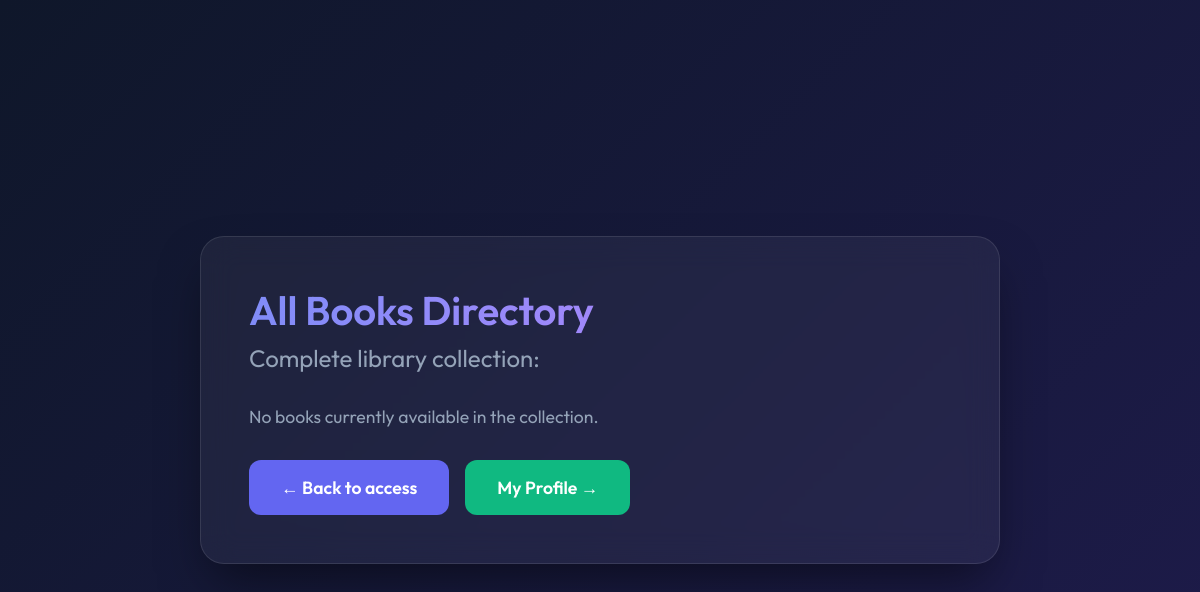
The page /books/ on the database as committed earlier.
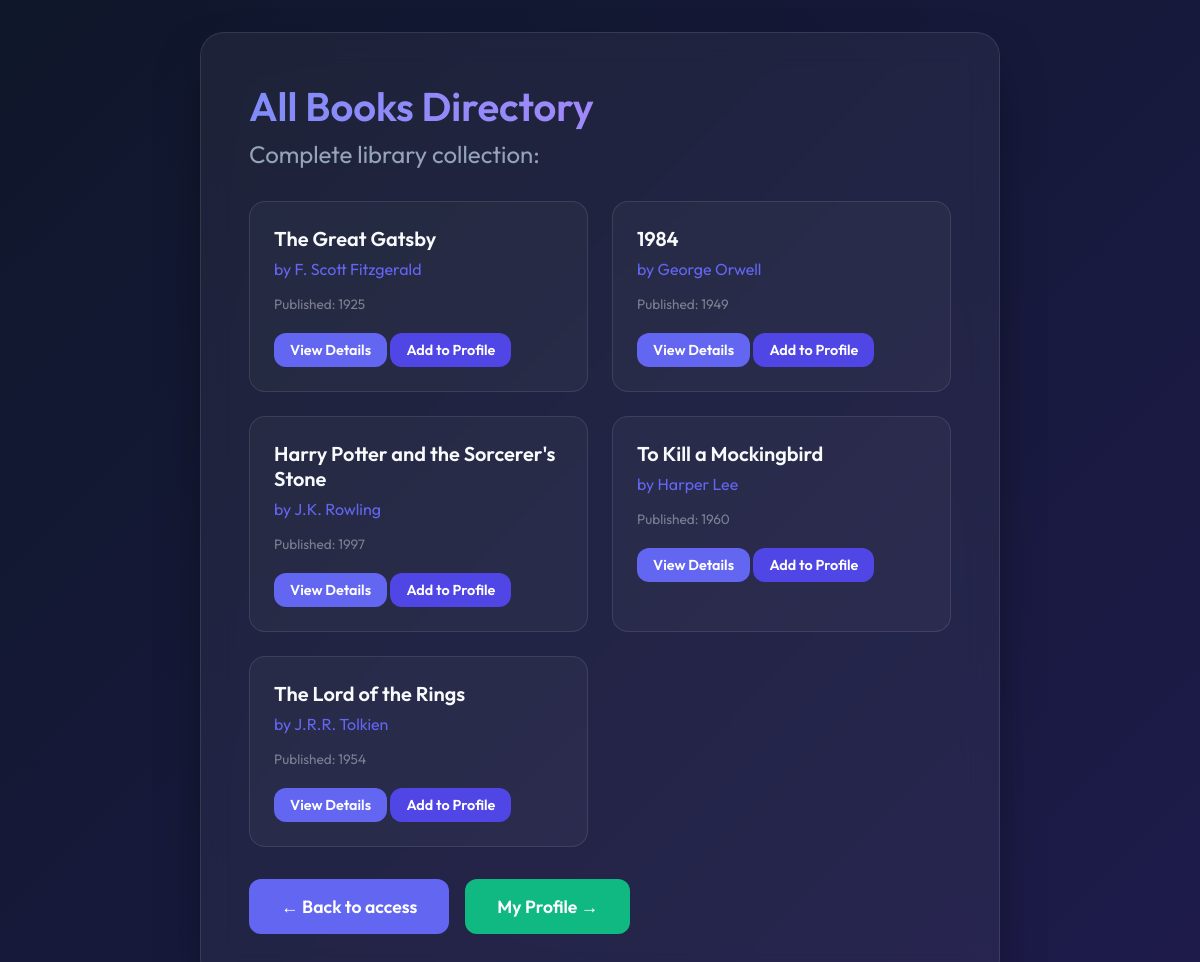
The same page on the database as committed later.
### book/models.py (models this page shows, shortened)
class Book(models.Model):
    title = models.CharField(max_length=255)
    author = models.CharField(max_length=255)
    description = models.TextField()
    published_year = models.IntegerField(null=True, blank=True)

### book/views.py (the view)
# urls.py: path('books/', views.BookListView.as_view(), name='book-list'),
class BookListView(generic.ListView):
    model = Book
    template_name = 'book/book_list.html'
    context_object_name = 'books'

### book/templates/book/book_list.html (shortened to what this page needs)
{% load static %}
<!DOCTYPE html>
<html lang="en">
<head>
    <link rel="stylesheet" href="{% static 'book/style.css' %}">
</head>
<body>
    <div class="glass-container large">
        {% if reader %}
            <h1>Welcome, {{ reader.first_name }}!</h1>
            <p style="margin-bottom: 1rem; font-size: 1rem; color: var(--text-secondary);">Reader Details: {{ reader.first_name }} {{ reader.last_name }} (Age: {{ reader.age }})</p>
            <h2>Here is our book collection:</h2>
        {% else %}
            <h1>All Books Directory</h1>
            <h2>Complete library collection:</h2>
        {% endif %}
        {% if books %}
            <ul class="book-list">
            {% for book in books %}
                <li class="book-card">
                    <div class="book-title">{{ book.title }}</div>
                    <div class="book-author">by {{ book.author }}</div>
                    {% if book.published_year %}<div class="book-meta">Published: {{ book.published_year }}</div>{% endif %}
                    <br>
                    <a href="{% url 'book-detail' book.pk %}" class="btn" style="padding: 0.5rem 1rem; font-size: 0.9rem;">View Details</a>
                    <a href="{% url 'add_to_profile' book.pk %}" class="btn" style="padding: 0.5rem 1rem; font-size: 0.9rem; background: var(--primary-hover);">Add to Profile</a>
                </li>
            {% endfor %}
            </ul>
        {% else %}
            <p>No books currently available in the collection.</p>
        {% endif %}
        <div style="display: flex; gap: 1rem; margin-top: 1rem;">
            <a href="{% url 'index' %}" class="btn">← Back to access</a>
            <a href="{% url 'reader_profile' %}" class="btn" style="background: #10b981;">My Profile →</a>
        </div>
    </div>
</body>
</html>

### book/static/book/style.css (style rules this page uses)
:root { --primary: #6366f1; --primary-hover: #4f46e5; --bg-gradient: linear-gradient(135deg, #0f172a 0%, #1e1b4b 100%); --surface-color: rgba(255, 255, 255, 0.05); --surface-border: rgba(255, 255, 255, 0.1); --text-primary: #f8fafc; --text-secondary: #94a3b8; }
* { box-sizing: border-box; margin: 0; padding: 0; }
body { font-family: 'Outfit', sans-serif; background: var(--bg-gradient); color: var(--text-primary); min-height: 100vh; display: flex; justify-content: center; align-items: center; padding: 2rem; }
.glass-container { background: var(--surface-color); backdrop-filter: blur(16px); -webkit-backdrop-filter: blur(16px); border: 1px solid var(--surface-border); border-radius: 24px; padding: 3rem; width: 100%; max-width: 500px; box-shadow: 0 25px 50px -12px rgba(0, 0, 0, 0.5); animation: fadeIn 0.8s ease-out; }
.glass-container.large { max-width: 800px; }
h1 { font-size: 2.5rem; font-weight: 600; margin-bottom: 0.5rem; background: linear-gradient(to right, #818cf8, #c084fc); -webkit-background-clip: text; background-clip: text; -webkit-text-fill-color: transparent; }
h2 { font-size: 1.5rem; color: var(--text-secondary); font-weight: 400; margin-bottom: 2rem; }
button, .btn { background: var(--primary); color: white; border: none; border-radius: 12px; padding: 1rem 2rem; font-size: 1.1rem; font-weight: 600; font-family: inherit; cursor: pointer; transition: all 0.3s cubic-bezier(0.4, 0, 0.2, 1); text-decoration: none; display: inline-block; text-align: center; }
.book-list { list-style: none; display: grid; gap: 1.5rem; grid-template-columns: repeat(auto-fill, minmax(300px, 1fr)); margin-bottom: 2rem; }
.book-card { background: rgba(255, 255, 255, 0.03); border: 1px solid var(--surface-border); border-radius: 16px; padding: 1.5rem; transition: transform 0.3s ease; }
.book-title { font-size: 1.25rem; font-weight: 600; color: var(--text-primary); margin-bottom: 0.5rem; }
.book-author { color: var(--primary); font-weight: 400; margin-bottom: 1rem; }
.book-meta { font-size: 0.85rem; color: rgba(255, 255, 255, 0.4); }

Rows that differ between the two databases and show on the page:
added Book: title "The Great Gatsby", author "F. Scott Fitzgerald", published_year "1925"
added Book: title "1984", author "George Orwell", published_year "1949"
added Book: title "Harry Potter and the Sorcerer's Stone", author "J.K. Rowling", published_year "1997"
added Book: title "To Kill a Mockingbird", author "Harper Lee", published_year "1960"
added Book: title "The Lord of the Rings", author "J.R.R. Tolkien", published_year "1954"
Other text that changed with them:
text no longer shown: "No books currently available in the collection."
